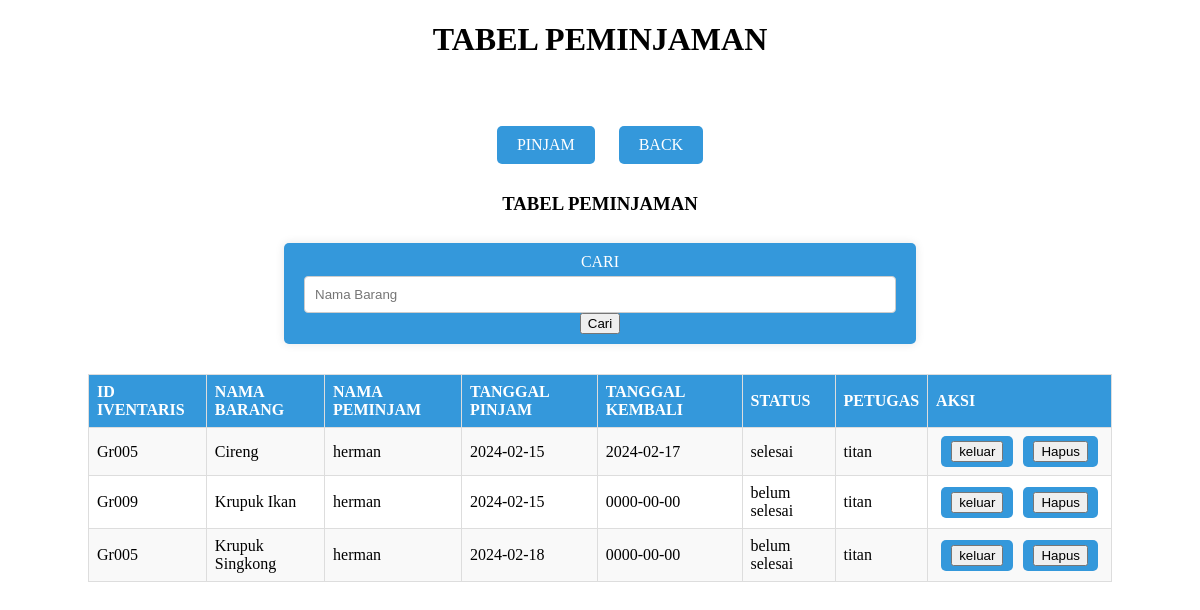
Page /admin_peminjaman/admin_peminjaman.php on the committed database.
### tables this page shows
CREATE TABLE `tb_peminjaman` (
  `id` int(11) NOT NULL,
  `id_iventaris` varchar(50) NOT NULL,
  `nama_barang` varchar(50) NOT NULL,
  `nama_peminjam` varchar(50) NOT NULL,
  `tanggal_pinjam` date NOT NULL,
  `tanggal_kembali` date NOT NULL,
  `status` varchar(50) NOT NULL,
  `petugas` varchar(50) NOT NULL
);

### admin_peminjaman/admin_peminjaman.php (the view, shortened to what this page needs)
<!DOCTYPE html>
<html>
<head>
    <link rel="stylesheet" type="text/css" href="../style.css">
</head>
<body>
    <div class="judul">
        <h1>TABEL PEMINJAMAN</h1>
    </div>
    <br />
    <br />
    <div style="text-align:center;">
        <a class="tombol" href="input.php">PINJAM</a>
        <a class="tombol" href="../index.php">BACK</a>
    </div>
    <div style="text-align:center;">
        <h3>TABEL PEMINJAMAN</h3>
        <form action="" method="POST" class="tombol">
            <label>CARI</label>
            <input type="text" name="keyword" size="40" autofocus placeholder="Nama Barang" autocomplete="off">
            <button type="submit" name="cari">Cari</button>
        </form>
    </div>
    <div style="padding-left: 80px; padding-right: 80px;">
        <table border="1" class="table">
            <tr>
                <th>ID IVENTARIS</th>
                <th>NAMA BARANG</th>
                <th>NAMA PEMINJAM</th>
                <th>TANGGAL PINJAM</th>
                <th>TANGGAL KEMBALI</th>
                <th>STATUS</th>
                <th>PETUGAS</th>
                <th>AKSI</th>
            </tr>
            <?php
            include "../koneksi.php";
            if (isset($_POST["cari"])) {
                $data = mysqli_real_escape_string($koneksi, $_POST["keyword"]);
                $result = mysqli_query($koneksi, "SELECT * FROM tb_peminjaman WHERE nama_barang LIKE '%$data%'");
            } else {
                $result = mysqli_query($koneksi, "SELECT * FROM tb_peminjaman") or die(mysqli_error($koneksi));
            }
            while ($data = mysqli_fetch_array($result)) {
            ?>
                <tr>
                    <td><?php echo $data['id_iventaris']; ?></td>
                    <td><?php echo $data['nama_barang']; ?></td>
                    <td><?php echo $data['nama_peminjam']; ?></td>
                    <td><?php echo $data['tanggal_pinjam']; ?></td>
                    <td><?php echo $data['tanggal_kembali']; ?></td>
                    <td><?php echo $data['status']; ?></td>
                    <td><?php echo $data['petugas']; ?></td>
                    <td>
                        <div style="text-align:center;">
                            <a href="keluar.php?id=<?php echo $data['id']; ?>"><button>keluar</button></a>
                            <a href="hapus.php?id=<?php echo $data['id']; ?>"><button>Hapus</button></a>
                        </div>
                    </td>
                </tr>
            <?php } ?>
        </table>
    </div>
</body>
</html>

### style.css (style rules this page uses)
.judul { text-align: center; margin-top: 20px; }
.tombol { display: inline-block; padding: 10px 20px; margin: 10px; text-decoration: none; background-color: #3498db; color: #fff; border-radius: 5px; }
.table { width: 100%; border-collapse: collapse; margin-top: 20px; }
.table th, .table td { border: 1px solid #ddd; padding: 8px; text-align: left; }
.table th { background-color: #3498db; color: #fff; }
.table tr:nth-child(even) { background-color: #f9f9f9; }
.table td div { display: flex; justify-content: center; }
.table td div a { margin: 0 5px; text-decoration: none; padding: 5px 10px; background-color: #3498db; color: #fff; border-radius: 5px; }
form { width: 50%; margin: 20px auto; background-color: #fff; padding: 20px; border-radius: 10px; box-shadow: 0 0 10px rgba(0, 0, 0, 0.1); }
table { width: 100%; margin-top: 10px; }
table tr { margin-bottom: 10px; }
table td { padding: 10px; }
input[type="text"], input[type="date"], input[type="submit"] { width: 100%; padding: 10px; margin-top: 5px; border: 1px solid #ccc; border-radius: 4px; box-sizing: border-box; }

### rows in the picture
tb_peminjaman: id_iventaris "Gr005", nama_barang "Cireng", nama_peminjam "herman", tanggal_pinjam "2024-02-15", tanggal_kembali "2024-02-17", status "selesai", petugas "titan"
tb_peminjaman: id_iventaris "Gr009", nama_barang "Krupuk Ikan", nama_peminjam "herman", tanggal_pinjam "2024-02-15", tanggal_kembali "0000-00-00", status "belum selesai", petugas "titan"
tb_peminjaman: id_iventaris "Gr005", nama_barang "Krupuk Singkong", nama_peminjam "herman", tanggal_pinjam "2024-02-18", tanggal_kembali "0000-00-00", status "belum selesai", petugas "titan"
